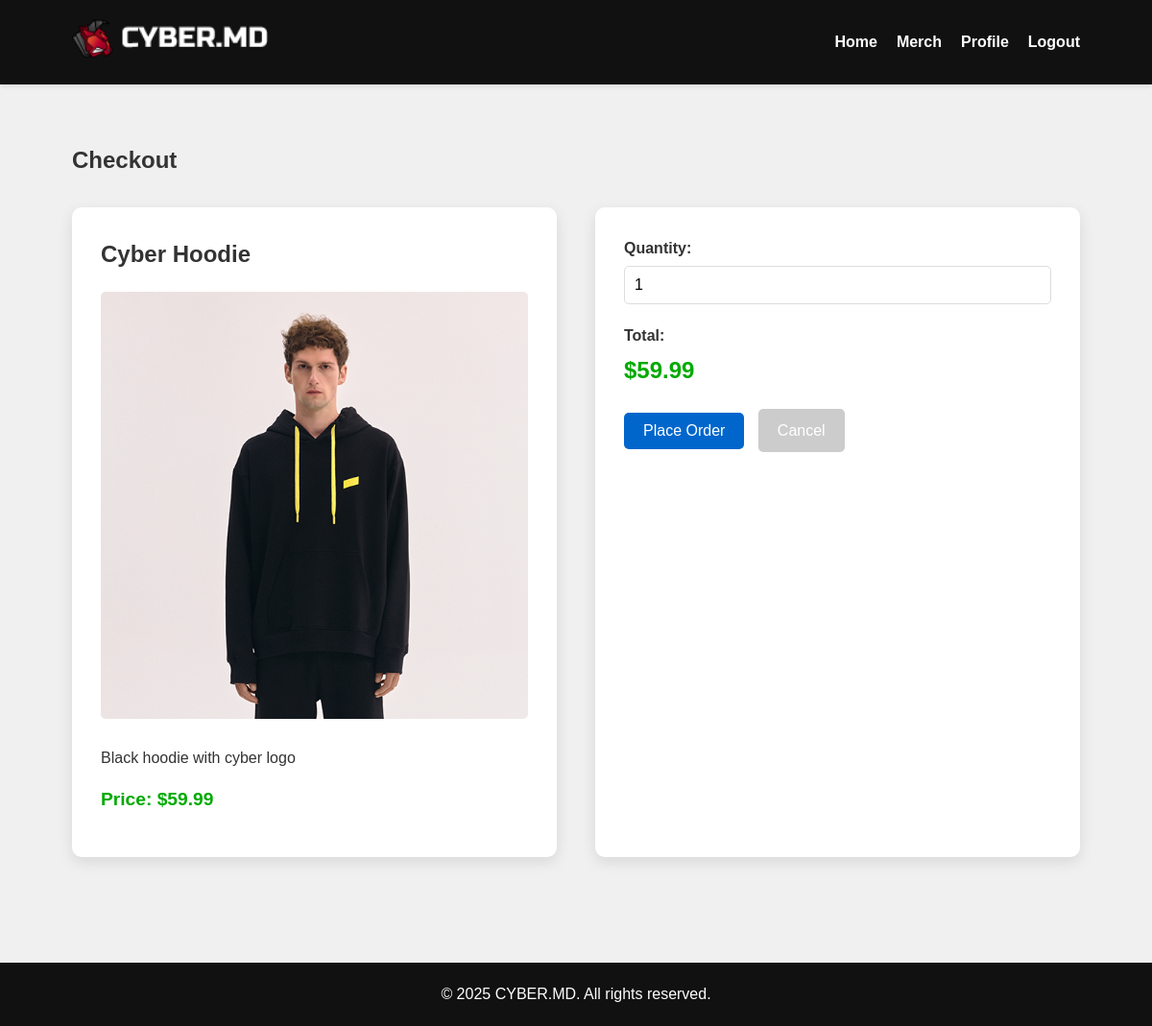
The app's page /pages/checkout.php?product_id=2 (signed in) with its own data.
### tables this page shows
CREATE TABLE `products` (
  `id` int(11) NOT NULL,
  `name` varchar(100) NOT NULL,
  `description` text DEFAULT NULL,
  `price` decimal(10,2) NOT NULL,
  `image` varchar(255) DEFAULT NULL,
  `created_at` datetime DEFAULT current_timestamp()
);

### includes/auth_functions.php (called while the page is built, shortened)
<?php
function get_product($id) {
    global $pdo;
    $stmt = $pdo->prepare("SELECT * FROM products WHERE id = ?");
    $stmt->execute([$id]);
    return $stmt->fetch();
}
?>

### pages/checkout.php (the view, shortened to what this page needs)
<?php
require_once '../includes/config.php';
require_once '../includes/auth_functions.php';
$product_id = (int)$_GET['product_id'];
$product = get_product($product_id);
require_once '../includes/header.php';
?>
<section class="checkout">
    <div class="container">
        <h1>Checkout</h1>
        <div class="checkout-grid">
            <div class="product-info">
                <h2><?php echo htmlspecialchars($product['name']); ?></h2>
                <img src="<?php echo SITE_URL; ?>assets/images/<?php echo $product['image']; ?>" alt="<?php echo htmlspecialchars($product['name']); ?>">
                <p><?php echo htmlspecialchars($product['description']); ?></p>
                <p class="price">Price: $<?php echo number_format($product['price'], 2); ?></p>
            </div>
            <div class="order-form">
                <form method="post">
                    <div class="form-group">
                        <label for="quantity">Quantity:</label>
                        <input type="number" id="quantity" name="quantity" min="1" value="1" required>
                    </div>
                    <div class="form-group">
                        <label>Total:</label>
                        <p class="total-price" id="totalPrice">$<?php echo number_format($product['price'], 2); ?></p>
                    </div>
                    <button type="submit" class="btn">Place Order</button>
                    <a href="<?php echo SITE_URL; ?>pages/merch.php" class="btn cancel">Cancel</a>
                </form>
            </div>
        </div>
    </div>
</section>
<?php
require_once '../includes/footer.php';
?>

### assets/css/style.css (style rules this page uses)
* { margin: 0; padding: 0; box-sizing: border-box; font-family: 'Arial', sans-serif; }
body { background-color: #f0f0f0; color: #333; line-height: 1.6; }
.container { width: 90%; max-width: 1200px; margin: 0 auto; padding: 0 15px; }
a { color: #0066cc; text-decoration: none; }
.btn { display: inline-block; background-color: #0066cc; color: white; padding: 10px 20px; border-radius: 5px; border: none; cursor: pointer; font-size: 16px; transition: background-color 0.3s; }
.form-group { margin-bottom: 20px; }
.form-group label { display: block; margin-bottom: 5px; font-weight: bold; }
.form-group input { width: 100%; padding: 10px; border: 1px solid #ddd; border-radius: 5px; font-size: 16px; }
.price { font-weight: bold; font-size: 1.2rem; color: #00aa00; margin: 15px 0; }
.checkout { padding: 60px 0; }
.checkout-grid { display: grid; grid-template-columns: 1fr 1fr; gap: 40px; margin-top: 30px; }
.product-info { background: white; padding: 30px; border-radius: 10px; box-shadow: 0 5px 15px rgba(0,0,0,0.1); }
.product-info img { max-width: 100%; height: auto; border-radius: 5px; margin: 20px 0; }
.order-form { background: white; padding: 30px; border-radius: 10px; box-shadow: 0 5px 15px rgba(0,0,0,0.1); }
.total-price { font-size: 1.5rem; font-weight: bold; color: #00aa00; }
.btn.cancel { background-color: #ccc; margin-left: 10px; }

### records on screen
products: name "Cyber Hoodie", image (picture), description "Black hoodie with cyber logo", price "59.99"
